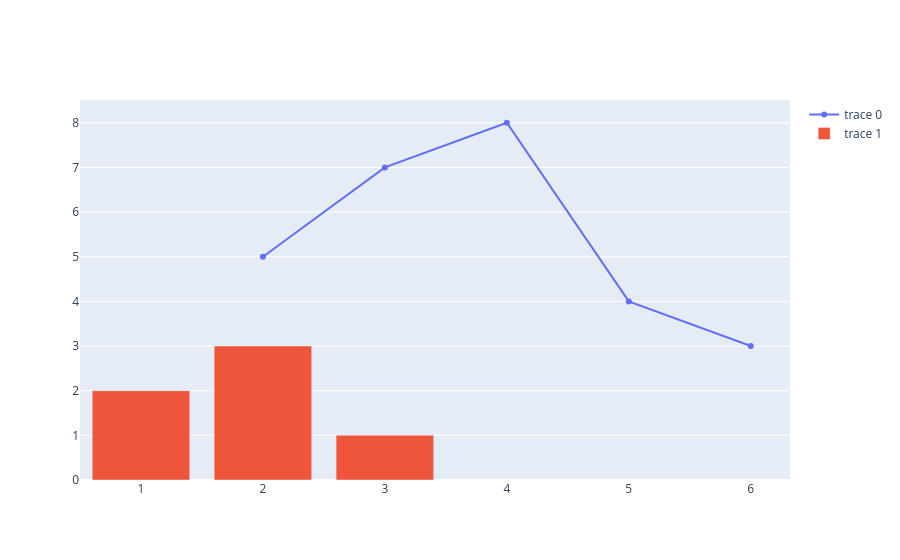

The notebook cell saved with this chart:
### Markdown cell above
## ♻️ Reuse the data from your first

### Code cell
fig2 = go.Figure(fig_dict)
fig2.show()

### Figure 1 — Plotly figure (JSON) as saved in the notebook; plotly's stock layout.template omitted (floating-point values rounded to 4 significant figures)
{"data": [{"type": "scatter", "x": [2, 3, 4, 5, 6], "y": [5, 7, 8, 4, 3]}, {"type": "bar", "x": [1, 2, 3], "y": [2, 3, 1]}], "layout": {}}
